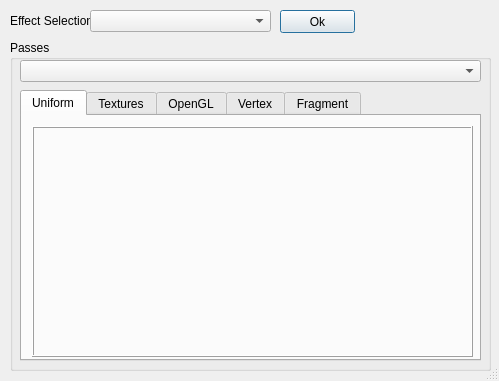
<ui version="4.0" >
 <class>RmShaderDialogClass</class>
 <widget class="QDialog" name="RmShaderDialogClass" >
  <property name="geometry" >
   <rect>
    <x>0</x>
    <y>0</y>
    <width>499</width>
    <height>381</height>
   </rect>
  </property>
  <property name="focusPolicy" >
   <enum>Qt::StrongFocus</enum>
  </property>
  <property name="windowTitle" >
   <string>RmShaderDialog</string>
  </property>
  <property name="windowIcon" >
   <iconset>../../../../../meshlab/src/meshlab/images/eye16.png</iconset>
  </property>
  <property name="sizeGripEnabled" >
   <bool>true</bool>
  </property>
  <widget class="QGroupBox" name="groupBox" >
   <property name="geometry" >
    <rect>
     <x>10</x>
     <y>40</y>
     <width>481</width>
     <height>331</height>
    </rect>
   </property>
   <property name="title" >
    <string>Passes</string>
   </property>
   <widget class="QComboBox" name="cmbPassSelection" >
    <property name="geometry" >
     <rect>
      <x>10</x>
      <y>20</y>
      <width>461</width>
      <height>22</height>
     </rect>
    </property>
   </widget>
   <widget class="QTabWidget" name="tabWidget" >
    <property name="geometry" >
     <rect>
      <x>10</x>
      <y>50</y>
      <width>461</width>
      <height>271</height>
     </rect>
    </property>
    <property name="currentIndex" >
     <number>0</number>
    </property>
    <widget class="QWidget" name="tab1_Uniform" >
     <attribute name="title" >
      <string>Uniform</string>
     </attribute>
     <widget class="QFrame" name="frame1" >
      <property name="geometry" >
       <rect>
        <x>10</x>
        <y>10</y>
        <width>441</width>
        <height>231</height>
       </rect>
      </property>
      <property name="frameShape" >
       <enum>QFrame::Box</enum>
      </property>
      <property name="frameShadow" >
       <enum>QFrame::Raised</enum>
      </property>
      <property name="lineWidth" >
       <number>1</number>
      </property>
      <property name="midLineWidth" >
       <number>0</number>
      </property>
      <widget class="QWidget" name="gridLayout" >
       <property name="geometry" >
        <rect>
         <x>10</x>
         <y>10</y>
         <width>421</width>
         <height>211</height>
        </rect>
       </property>
       <layout class="QGridLayout" />
      </widget>
     </widget>
    </widget>
    <widget class="QWidget" name="tab2_Texture" >
     <attribute name="title" >
      <string>Textures</string>
     </attribute>
     <widget class="QFrame" name="frame" >
      <property name="geometry" >
       <rect>
        <x>10</x>
        <y>10</y>
        <width>441</width>
        <height>231</height>
       </rect>
      </property>
      <property name="frameShape" >
       <enum>QFrame::Box</enum>
      </property>
      <property name="frameShadow" >
       <enum>QFrame::Raised</enum>
      </property>
      <widget class="QWidget" name="gridLayout_2" >
       <property name="geometry" >
        <rect>
         <x>10</x>
         <y>10</y>
         <width>421</width>
         <height>211</height>
        </rect>
       </property>
       <layout class="QGridLayout" />
      </widget>
     </widget>
    </widget>
    <widget class="QWidget" name="tab3_OpenGl" >
     <attribute name="title" >
      <string>OpenGL</string>
     </attribute>
     <widget class="QFrame" name="frame_2" >
      <property name="geometry" >
       <rect>
        <x>10</x>
        <y>10</y>
        <width>441</width>
        <height>231</height>
       </rect>
      </property>
      <property name="frameShape" >
       <enum>QFrame::Box</enum>
      </property>
      <property name="frameShadow" >
       <enum>QFrame::Raised</enum>
      </property>
      <widget class="QWidget" name="gridLayout_3" >
       <property name="geometry" >
        <rect>
         <x>10</x>
         <y>10</y>
         <width>421</width>
         <height>211</height>
        </rect>
       </property>
       <layout class="QGridLayout" />
      </widget>
     </widget>
    </widget>
    <widget class="QWidget" name="tab4_Vertex" >
     <attribute name="title" >
      <string>Vertex</string>
     </attribute>
     <widget class="QTextEdit" name="textVertex" >
      <property name="geometry" >
       <rect>
        <x>0</x>
        <y>0</y>
        <width>451</width>
        <height>241</height>
       </rect>
      </property>
      <property name="lineWrapMode" >
       <enum>QTextEdit::NoWrap</enum>
      </property>
      <property name="readOnly" >
       <bool>true</bool>
      </property>
      <property name="acceptRichText" >
       <bool>false</bool>
      </property>
     </widget>
    </widget>
    <widget class="QWidget" name="tab5_Fragment" >
     <attribute name="title" >
      <string>Fragment</string>
     </attribute>
     <widget class="QTextEdit" name="textFragment" >
      <property name="geometry" >
       <rect>
        <x>0</x>
        <y>0</y>
        <width>451</width>
        <height>241</height>
       </rect>
      </property>
      <property name="lineWrapMode" >
       <enum>QTextEdit::NoWrap</enum>
      </property>
      <property name="readOnly" >
       <bool>true</bool>
      </property>
      <property name="acceptRichText" >
       <bool>false</bool>
      </property>
     </widget>
    </widget>
   </widget>
  </widget>
  <widget class="QLabel" name="lblEffectSelection" >
   <property name="geometry" >
    <rect>
     <x>10</x>
     <y>10</y>
     <width>81</width>
     <height>21</height>
    </rect>
   </property>
   <property name="text" >
    <string>Effect Selection</string>
   </property>
  </widget>
  <widget class="QComboBox" name="cmbEffectSelection" >
   <property name="geometry" >
    <rect>
     <x>90</x>
     <y>10</y>
     <width>181</width>
     <height>22</height>
    </rect>
   </property>
  </widget>
  <widget class="QPushButton" name="btnOk" >
   <property name="geometry" >
    <rect>
     <x>280</x>
     <y>10</y>
     <width>75</width>
     <height>23</height>
    </rect>
   </property>
   <property name="text" >
    <string>Ok</string>
   </property>
  </widget>
 </widget>
 <resources/>
 <connections/>
</ui>
